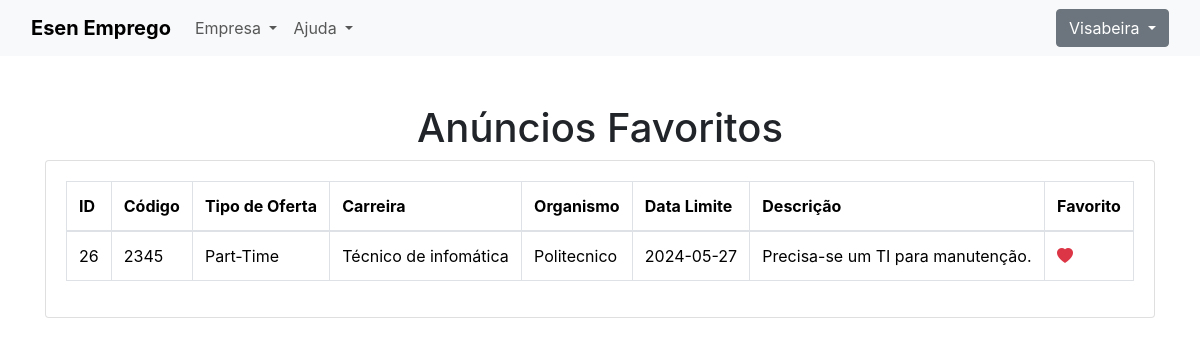
The page /Favoritos.php (signed in) on the database its author committed.
### tables this page shows
CREATE TABLE `favoritos` (
  `id` int(11) NOT NULL,
  `anuncio_id` int(11) NOT NULL
);

CREATE TABLE `anuncios` (
  `id` int(255) NOT NULL,
  `codigo` varchar(255) DEFAULT NULL,
  `tipo_de_oferta` varchar(255) DEFAULT NULL,
  `carreira` varchar(255) DEFAULT NULL,
  `organismo` varchar(255) DEFAULT NULL,
  `data_limite` date DEFAULT NULL,
  `Descricao` text NOT NULL,
  `curso_id` varchar(100) NOT NULL,
  `id_empresa` varchar(255) DEFAULT NULL
);

### Favoritos.php (the view, shortened to what this page needs)
<?php
require(__DIR__ . '/inc/header.php');
require(__DIR__ . '/inc/Navar.php');
$pdo = connect_db();
$sql = "SELECT * FROM favoritos JOIN anuncios ON favoritos.anuncio_id = anuncios.id";
$stmt = $pdo->query($sql);
$favoritos = $stmt->fetchAll(PDO::FETCH_ASSOC);
?>
<!DOCTYPE html>
<html lang="pt">
<head>
    <link rel="stylesheet" href="https://stackpath.bootstrapcdn.com/bootstrap/4.5.2/css/bootstrap.min.css">
    <link href="https://cdn.jsdelivr.net/npm/bootstrap-icons@1.9.0/font/bootstrap-icons.css" rel="stylesheet">
</head>
<body>
    <div class="container mt-5">
        <h1 class="text-center">Anúncios Favoritos</h1>
        <div class="table-responsive">
            <div class="card">
                <div class="card-body">
                    <table class="table table-bordered">
                        <thead>
                            <tr>
                                <th>ID</th>
                                <th>Código</th>
                                <th>Tipo de Oferta</th>
                                <th>Carreira</th>
                                <th>Organismo</th>
                                <th>Data Limite</th>
                                <th>Descrição</th>
                                <th>Favorito</th>
                            </tr>
                        </thead>
                        <tbody>
                            <?php foreach ($favoritos as $favorito) : ?>
                                <tr>
                                    <td><?php echo $favorito['id']; ?></td>
                                    <td><?php echo $favorito['codigo']; ?></td>
                                    <td><?php echo $favorito['tipo_de_oferta']; ?></td>
                                    <td><?php echo $favorito['carreira']; ?></td>
                                    <td><?php echo $favorito['organismo']; ?></td>
                                    <td><?php echo $favorito['data_limite']; ?></td>
                                    <td><?php echo $favorito['Descricao']; ?></td>
                                    <td>
                                        <i class="bi <?php echo (in_array($favorito['id'], array_column($favoritos, 'anuncio_id'))) ? 'bi-heart-fill text-danger fav-icon' : 'bi-heart text-secondary fav-icon'; ?>" data-anuncio-id="<?php echo $favorito['id']; ?>"></i>
                                    </td>
                                </tr>
                            <?php endforeach; ?>
                        </tbody>
                    </table>
                </div>
            </div>
        </div>
    </div>
</body>
</html>

### Favoritos.php (style rules this page uses)
.fav-icon { cursor: pointer; }

### rows shown on the page
favoritos: anuncio "26", anuncio.codigo "2345", anuncio.tipo_de_oferta "Part-Time", anuncio.carreira "Técnico de infomática", anuncio.organismo "Politecnico", anuncio.data_limite "2024-05-27", anuncio.Descricao "Precisa-se um TI para manutenção."

### other values the page prints
$_SESSION['username'] "Visabeira"
